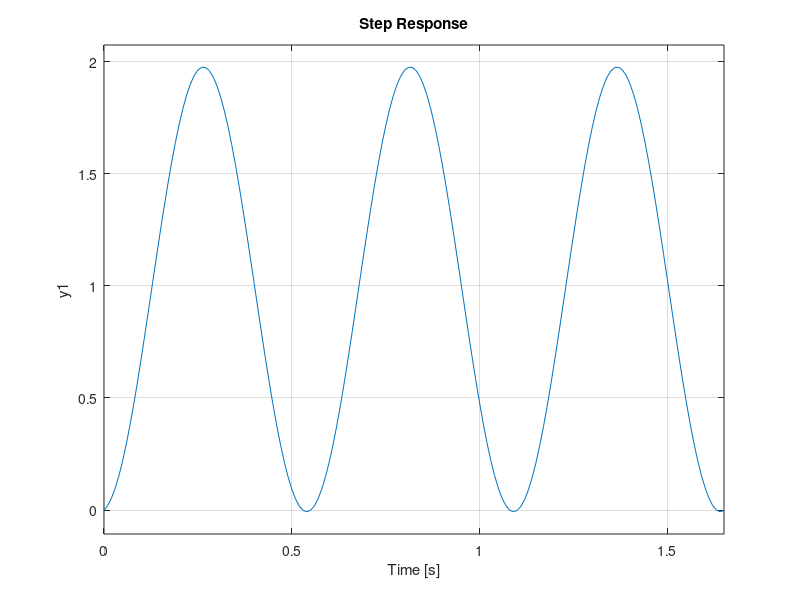
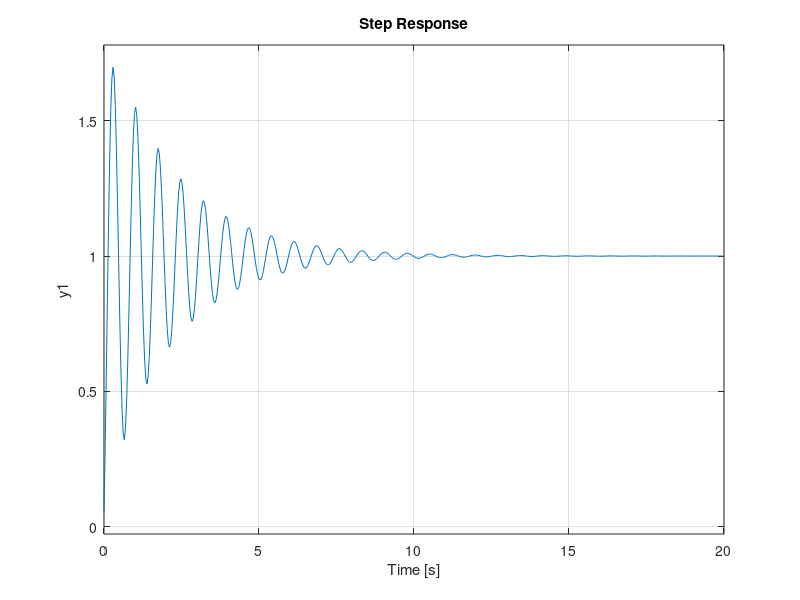
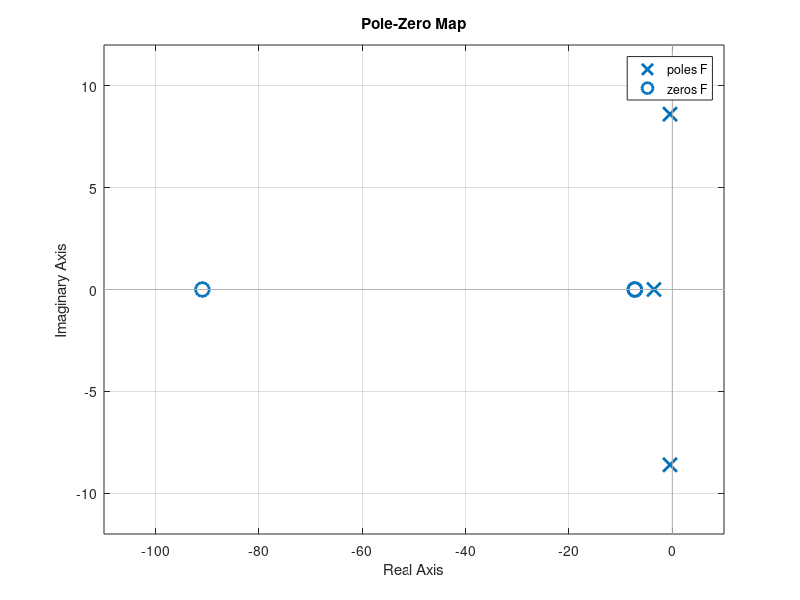
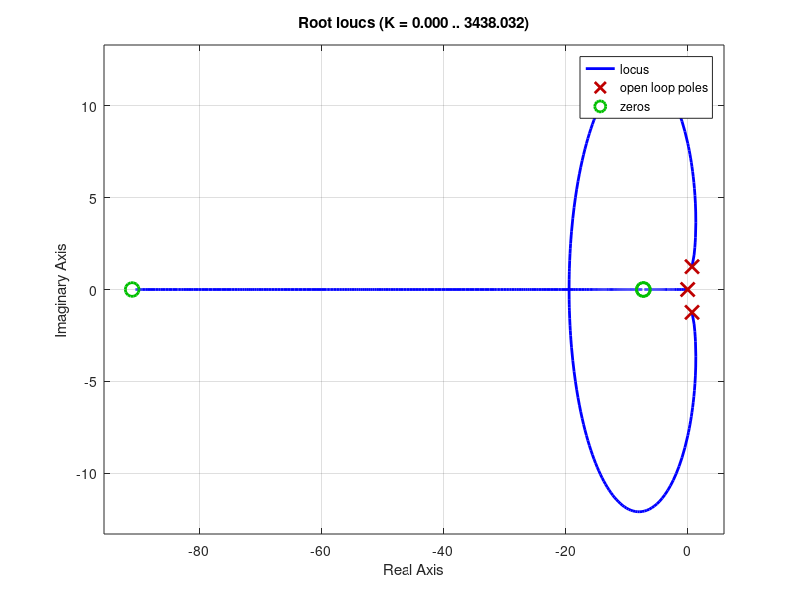

Recreate these plots in MATLAB, in order.
num = [-0.023,-2.092];
den = [1,-1.408,2.05];

G = tf(num,den);
kcr = -1.408/0.023;
Pcr = 2*pi/sqrt(130.135);

F = feedback(kcr*G,1);

figure(1)
step(F,Pcr:0.01:3*Pcr)


kp = -36.7357;
Ti = 0.2754;
Td = 0.06885;

s = tf('s');
Gc = kp*(1+1/(Ti*s)+Td*s);

F = feedback(Gc*G,1);

figure(2)
step(F)

figure(3)
pzmap(F)

figure(4)
rlocus(Gc*G)